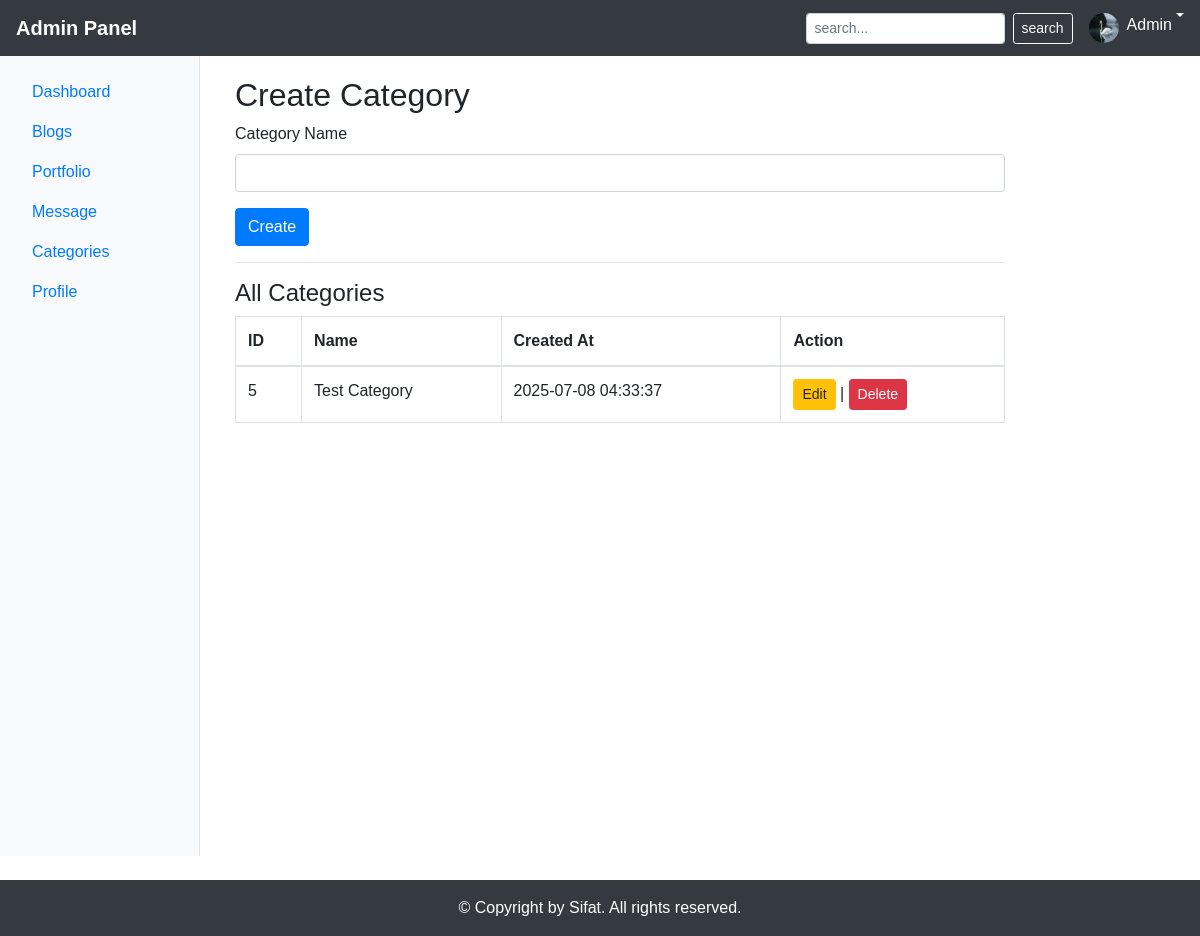
The app's page /admin/index.php?page=category (signed in) with its own data.
### tables this page shows
CREATE TABLE `category` (
  `id` int(11) NOT NULL,
  `cat_name` varchar(100) NOT NULL,
  `created_at` timestamp NOT NULL DEFAULT current_timestamp()
);

### admin/class.user.php (called while the page is built, shortened)
<?php
class USER
{
	private $conn;
	public function __construct()
	{
		$database = new Confi();
		$db = $database->dbConnection();
		$this->conn = $db;
	}
	public function runQuery($sql)
	{
		$stmt = $this->conn->prepare($sql);
		return $stmt;
	}
}
?>

### admin/pages/category.php (the view, shortened to what this page needs)
<?php
try {
    $pdo = new USER();
    $pdo = $pdo->getConnection();
    $pdo->setAttribute(PDO::ATTR_ERRMODE, PDO::ERRMODE_EXCEPTION);
} catch (PDOException $e) {
    die("Database connection failed");
}
$errors = [];
$success = '';
$editMode = false;
$catName = '';
$categories = $pdo->query("SELECT * FROM category ORDER BY created_at DESC")->fetchAll(PDO::FETCH_ASSOC);
?>
<div class="col-10">
    <h2><?= $editMode ? 'Update' : 'Create' ?> Category</h2><?php if (!empty($errors)): ?>
        <div class="alert alert-danger">
            <ul>
                <?php foreach ($errors as $err): ?>
                    <li><?= htmlspecialchars($err) ?></li>
                <?php endforeach; ?>
            </ul>
        </div>
    <?php elseif ($success): ?>
        <div class="alert alert-success"><?= htmlspecialchars($success) ?></div>
    <?php endif; ?>
    <form method="POST" action="">
        <div class="mb-3">
            <label for="cat_name" class="form-label">Category Name</label>
            <input type="text" class="form-control" name="cat_name" id="cat_name" value="<?= htmlspecialchars($catName) ?>" required>
        </div>
        <button type="submit" class="btn btn-<?= $editMode ? 'warning' : 'primary' ?>">
            <?= $editMode ? 'Update' : 'Create' ?>
        </button>
    </form>
    <hr>
    <h4>All Categories</h4>
    <table class="table table-bordered">
        <thead>
            <tr>
                <th>ID</th>
                <th>Name</th>
                <th>Created At</th>
                <th>Action</th>
            </tr>
        </thead>
        <tbody>
            <?php foreach ($categories as $cat): ?>
                <tr>
                    <td><?= $cat['id'] ?></td>
                    <td><?= htmlspecialchars($cat['cat_name']) ?></td>
                    <td><?= $cat['created_at'] ?></td>
                    <td>
                        <a href="?edit=<?= $cat['id'] ?>" class="btn btn-sm btn-warning">Edit</a> | <a class="btn btn-sm btn-danger delButton">Delete</a>
                    </td>
                </tr>
            <?php endforeach; ?>
        </tbody>
    </table>
</div>
<link href="https://cdn.jsdelivr.net/npm/sweetalert2@11/dist/sweetalert2.min.css" rel="stylesheet">

### admin/includes/header.php (shortened to what this page needs)
<?php
require_once __DIR__ . '/../class.user.php';
$user = new USER();
$id = $_SESSION['userSession'];
$stmt = "select id, pic from admin where id = :id";
$stmt = $user->runQuery($stmt);
$stmt->execute([':id' => $id]);
$user = $stmt->fetch(PDO::FETCH_ASSOC);
$img = $user['pic'];
?>
<!DOCTYPE html>
<html>
<head>
	<link rel="stylesheet" href="https://cdnjs.cloudflare.com/ajax/libs/bootstrap/4.6.2/css/bootstrap.min.css">
</head>
<body>
	<nav class="navbar navbar-expand-lg navbar-dark bg-dark">
		<a href="index.php" class="navbar-brand">Admin Panel</a>
		<div class="ml-auto d-flex align-items-center">
			<form class="form-inline mr-3">
				<input type="search" name="" class="form-control form-control-sm mr-sm-2" placeholder="search...">
				<button class="btn btn-sm btn-outline-light" type="submit">search</button>
			</form>
			<div class="dropdown">
				<a href="#" class="dropdown-toggle text-white d-flex align-item-center" data-toggle="dropdown">
					<img src="assets/images/<?= $img ?>" alt="admin" width="30" height="30" class="rounded-circle mr-2"> Admin
				</a>
			</div>
		</div>
	</nav>
	<div class="container-fluid">
		<div class="row">

### admin/includes/header.php (style rules this page uses)
body { font-family: 'Arial', sans-serif; }
.navbar-brand { font-weight: bold; }

### records on screen
category: id "5", cat_name "Test Category", created_at "2025-07-08 04:33:37"
